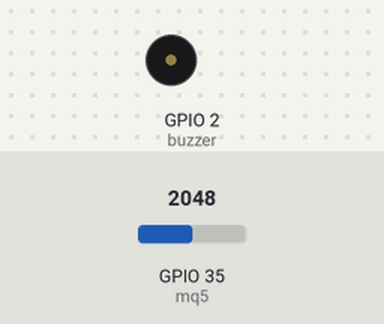
This sketch was run on a simulated ESP32. Shown: buzzer (waves = sounding, pin HIGH). Inputs (shaded band) come from the test bench; at power-on: GPIO 35 (mq5) = 2048. What the sketch prints to the serial monitor is not drawn.

Above: at 2.2 s.
2.3 s: GPIO 35 (mq5) set to 1974
5.8 s: GPIO 35 (mq5) set to 1834
At 7.3 s:
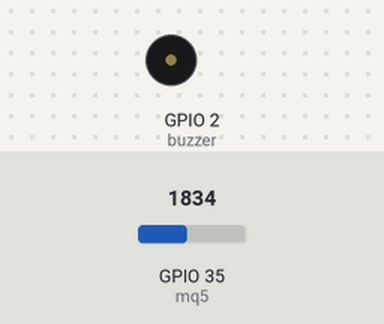
8.5 s: GPIO 35 (mq5) set to 1940
At 9.2 s:
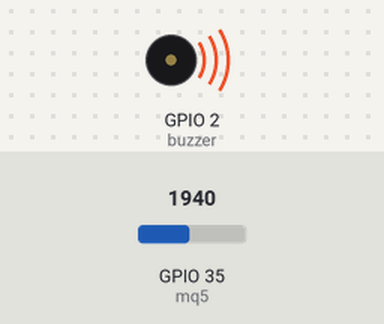
14.5 s: GPIO 35 (mq5) set to 1860
At 15.3 s:
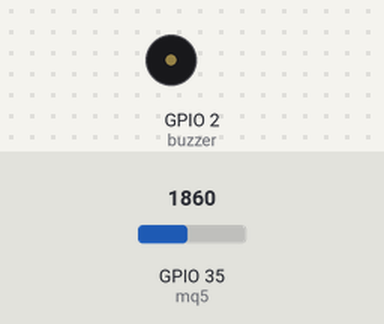
Timing chart, 0 to 17.5 s (numbered marks = the images above; inputs shaded):
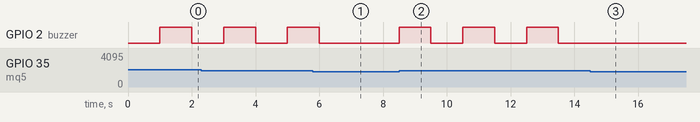

Measured:
- the behaviour switches between 1901 and 1900 on GPIO 35 (mq5) (found by bisection; images 0 and 1)
- after the input at 5.8 s, GPIO 2 (buzzer): goes on until 6.0 s, then stays LOW
- after the input at 8.5 s, GPIO 2 (buzzer): alternates HIGH for 1.0 s and LOW for 1.0 s, starting at once
- after the input at 14.5 s, GPIO 2 (buzzer): stops changing and stays LOW

The sketch:

gas_detection1.ino
```cpp
const int buzzer = 2;
const int mq5 = 35;
const int threshold = 1900;

void setup() {
  // put your setup code here, to run once:
  Serial.begin(115200);
  pinMode(buzzer, OUTPUT);
  pinMode(mq5, INPUT);
  delay(1000);
  Serial.println("MQ-5 Gas Detector running...");

}

void loop() {
  // put your main code here, to run repeatedly:
  int value = analogRead(mq5);
  Serial.println(value);
  if (value > threshold){
    digitalWrite(buzzer, HIGH);
    delay(1000);
    digitalWrite(buzzer, LOW);
    delay(1000);
  }
}
```
